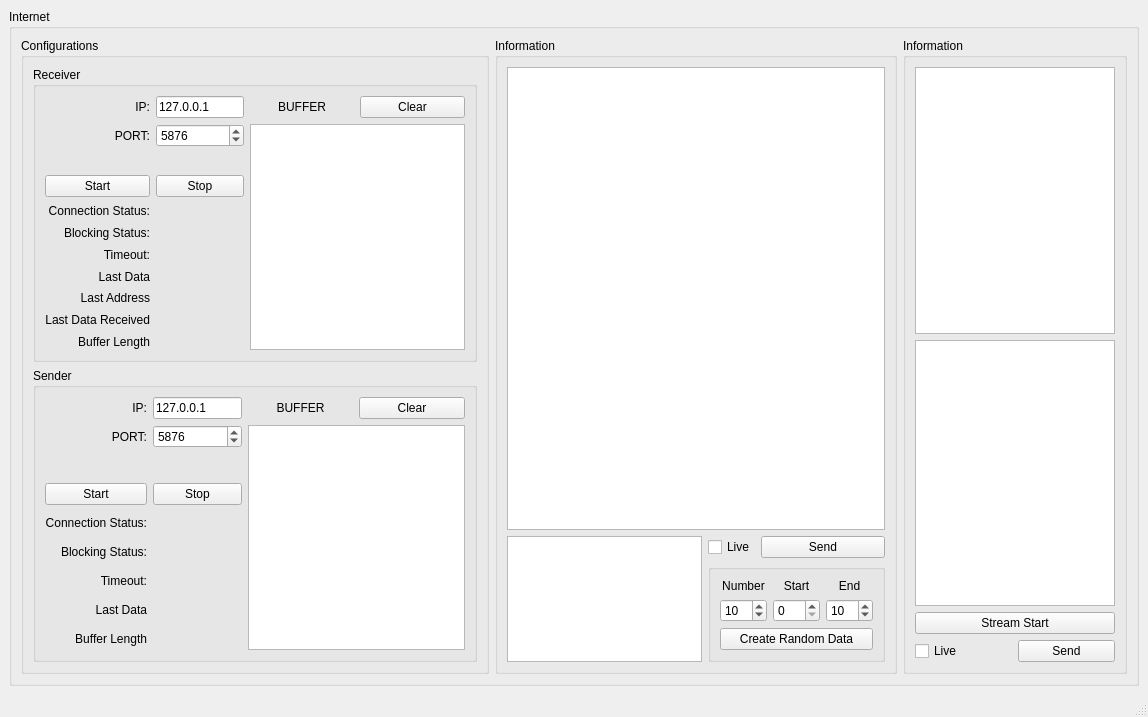
<?xml version="1.0" encoding="UTF-8"?>
<ui version="4.0">
 <class>MainWindow</class>
 <widget class="QMainWindow" name="MainWindow">
  <property name="geometry">
   <rect>
    <x>0</x>
    <y>0</y>
    <width>1148</width>
    <height>717</height>
   </rect>
  </property>
  <property name="windowTitle">
   <string>MainWindow</string>
  </property>
  <widget class="QWidget" name="centralwidget">
   <layout class="QGridLayout" name="gridLayout">
    <item row="0" column="0">
     <widget class="QGroupBox" name="groupBox_Internet_Debug">
      <property name="title">
       <string>Internet</string>
      </property>
      <layout class="QGridLayout" name="gridLayout_23">
       <item row="0" column="1">
        <widget class="QGroupBox" name="groupBox_Information">
         <property name="title">
          <string>Information</string>
         </property>
         <layout class="QGridLayout" name="gridLayout_4">
          <item row="1" column="1">
           <widget class="QCheckBox" name="checkBox_is_Live_Stream_Text">
            <property name="text">
             <string>Live</string>
            </property>
           </widget>
          </item>
          <item row="2" column="1" colspan="4">
           <widget class="QGroupBox" name="groupBox_Random">
            <property name="sizePolicy">
             <sizepolicy hsizetype="Preferred" vsizetype="Maximum">
              <horstretch>0</horstretch>
              <verstretch>0</verstretch>
             </sizepolicy>
            </property>
            <property name="title">
             <string/>
            </property>
            <layout class="QGridLayout" name="gridLayout_5">
             <item row="0" column="2">
              <widget class="QLabel" name="label_Random_End">
               <property name="text">
                <string>End</string>
               </property>
               <property name="alignment">
                <set>Qt::AlignCenter</set>
               </property>
              </widget>
             </item>
             <item row="0" column="1">
              <widget class="QLabel" name="label_Random_Start">
               <property name="text">
                <string>Start</string>
               </property>
               <property name="alignment">
                <set>Qt::AlignCenter</set>
               </property>
              </widget>
             </item>
             <item row="1" column="1">
              <widget class="QSpinBox" name="spinBox_Random_Start_Range">
               <property name="maximum">
                <number>999</number>
               </property>
              </widget>
             </item>
             <item row="1" column="2">
              <widget class="QSpinBox" name="spinBox_Random_End_Range">
               <property name="maximum">
                <number>999</number>
               </property>
               <property name="value">
                <number>10</number>
               </property>
              </widget>
             </item>
             <item row="0" column="0">
              <widget class="QLabel" name="label_Random_Number">
               <property name="text">
                <string>Number</string>
               </property>
               <property name="alignment">
                <set>Qt::AlignCenter</set>
               </property>
              </widget>
             </item>
             <item row="1" column="0">
              <widget class="QSpinBox" name="spinBox_Random_Number">
               <property name="maximum">
                <number>999</number>
               </property>
               <property name="value">
                <number>10</number>
               </property>
              </widget>
             </item>
             <item row="2" column="0" colspan="3">
              <widget class="QPushButton" name="pushButton_Create_Random_Data">
               <property name="text">
                <string>Create Random Data</string>
               </property>
              </widget>
             </item>
            </layout>
           </widget>
          </item>
          <item row="1" column="2" colspan="3">
           <widget class="QPushButton" name="pushButton_Sender_Send_Action">
            <property name="text">
             <string>Send</string>
            </property>
           </widget>
          </item>
          <item row="0" column="0" colspan="5">
           <widget class="QTextEdit" name="textEdit_Receiver_Output">
            <property name="sizePolicy">
             <sizepolicy hsizetype="Expanding" vsizetype="Preferred">
              <horstretch>0</horstretch>
              <verstretch>0</verstretch>
             </sizepolicy>
            </property>
            <property name="readOnly">
             <bool>true</bool>
            </property>
           </widget>
          </item>
          <item row="1" column="0" rowspan="2">
           <widget class="QTextEdit" name="textEdit_Sender_Input">
            <property name="sizePolicy">
             <sizepolicy hsizetype="Expanding" vsizetype="Maximum">
              <horstretch>0</horstretch>
              <verstretch>0</verstretch>
             </sizepolicy>
            </property>
           </widget>
          </item>
         </layout>
        </widget>
       </item>
       <item row="0" column="0">
        <widget class="QGroupBox" name="groupBox_Internet_Configurations">
         <property name="sizePolicy">
          <sizepolicy hsizetype="Maximum" vsizetype="Preferred">
           <horstretch>0</horstretch>
           <verstretch>0</verstretch>
          </sizepolicy>
         </property>
         <property name="title">
          <string>Configurations</string>
         </property>
         <layout class="QGridLayout" name="gridLayout_24">
          <item row="2" column="0" colspan="2">
           <widget class="QGroupBox" name="groupBox_Sender">
            <property name="title">
             <string>Sender</string>
            </property>
            <layout class="QGridLayout" name="gridLayout_2">
             <item row="9" column="1">
              <widget class="QLabel" name="label_Sender_Buffer_Length">
               <property name="maximumSize">
                <size>
                 <width>100</width>
                 <height>16777215</height>
                </size>
               </property>
               <property name="text">
                <string/>
               </property>
               <property name="wordWrap">
                <bool>true</bool>
               </property>
              </widget>
             </item>
             <item row="2" column="1">
              <widget class="QSpinBox" name="spinBox_Sender_Port">
               <property name="minimum">
                <number>1000</number>
               </property>
               <property name="maximum">
                <number>100000</number>
               </property>
               <property name="value">
                <number>5876</number>
               </property>
              </widget>
             </item>
             <item row="1" column="2">
              <widget class="QLabel" name="label_Sender_Buffer">
               <property name="text">
                <string>BUFFER</string>
               </property>
               <property name="alignment">
                <set>Qt::AlignCenter</set>
               </property>
              </widget>
             </item>
             <item row="5" column="0">
              <widget class="QLabel" name="label_Sender_Is_Connection_Ok_2">
               <property name="text">
                <string>Connection Status:</string>
               </property>
               <property name="alignment">
                <set>Qt::AlignRight|Qt::AlignTrailing|Qt::AlignVCenter</set>
               </property>
              </widget>
             </item>
             <item row="1" column="1">
              <widget class="QLineEdit" name="lineEdit_Sender_IP">
               <property name="text">
                <string>127.0.0.1</string>
               </property>
               <property name="maxLength">
                <number>15</number>
               </property>
              </widget>
             </item>
             <item row="9" column="0">
              <widget class="QLabel" name="label_Sender_Buffer_Length_2">
               <property name="text">
                <string>Buffer Length</string>
               </property>
               <property name="alignment">
                <set>Qt::AlignRight|Qt::AlignTrailing|Qt::AlignVCenter</set>
               </property>
              </widget>
             </item>
             <item row="6" column="1">
              <widget class="QLabel" name="label_Sender_Is_Set_Blocking">
               <property name="maximumSize">
                <size>
                 <width>100</width>
                 <height>16777215</height>
                </size>
               </property>
               <property name="text">
                <string/>
               </property>
               <property name="wordWrap">
                <bool>true</bool>
               </property>
              </widget>
             </item>
             <item row="6" column="0">
              <widget class="QLabel" name="label_Sender_Is_Set_Blocking_2">
               <property name="text">
                <string>Blocking Status:</string>
               </property>
               <property name="alignment">
                <set>Qt::AlignRight|Qt::AlignTrailing|Qt::AlignVCenter</set>
               </property>
              </widget>
             </item>
             <item row="7" column="0">
              <widget class="QLabel" name="label_Sender_Timeout_2">
               <property name="text">
                <string>Timeout:</string>
               </property>
               <property name="alignment">
                <set>Qt::AlignRight|Qt::AlignTrailing|Qt::AlignVCenter</set>
               </property>
              </widget>
             </item>
             <item row="1" column="0">
              <widget class="QLabel" name="label_Sender_IP">
               <property name="text">
                <string>IP:</string>
               </property>
               <property name="alignment">
                <set>Qt::AlignRight|Qt::AlignTrailing|Qt::AlignVCenter</set>
               </property>
              </widget>
             </item>
             <item row="8" column="0">
              <widget class="QLabel" name="label_Sender_Data_Last_Sended_2">
               <property name="text">
                <string>Last Data</string>
               </property>
               <property name="alignment">
                <set>Qt::AlignRight|Qt::AlignTrailing|Qt::AlignVCenter</set>
               </property>
              </widget>
             </item>
             <item row="2" column="0">
              <widget class="QLabel" name="label_Sender_Port">
               <property name="text">
                <string>PORT:</string>
               </property>
               <property name="alignment">
                <set>Qt::AlignRight|Qt::AlignTrailing|Qt::AlignVCenter</set>
               </property>
              </widget>
             </item>
             <item row="7" column="1">
              <widget class="QLabel" name="label_Sender_Timeout">
               <property name="maximumSize">
                <size>
                 <width>100</width>
                 <height>16777215</height>
                </size>
               </property>
               <property name="text">
                <string/>
               </property>
               <property name="wordWrap">
                <bool>true</bool>
               </property>
              </widget>
             </item>
             <item row="5" column="1">
              <widget class="QLabel" name="label_Sender_Is_Connection_Ok">
               <property name="maximumSize">
                <size>
                 <width>100</width>
                 <height>16777215</height>
                </size>
               </property>
               <property name="text">
                <string/>
               </property>
               <property name="wordWrap">
                <bool>true</bool>
               </property>
              </widget>
             </item>
             <item row="4" column="1">
              <widget class="QPushButton" name="pushButton_Sender_Stop_Action">
               <property name="text">
                <string>Stop</string>
               </property>
              </widget>
             </item>
             <item row="8" column="1">
              <widget class="QLabel" name="label_Sender_Data_Last_Sended">
               <property name="maximumSize">
                <size>
                 <width>100</width>
                 <height>16777215</height>
                </size>
               </property>
               <property name="text">
                <string/>
               </property>
               <property name="wordWrap">
                <bool>true</bool>
               </property>
              </widget>
             </item>
             <item row="4" column="0">
              <widget class="QPushButton" name="pushButton_Sender_Start_Action">
               <property name="text">
                <string>Start</string>
               </property>
              </widget>
             </item>
             <item row="1" column="3">
              <widget class="QPushButton" name="pushButton_Sender_Buffer_Clear">
               <property name="text">
                <string>Clear</string>
               </property>
              </widget>
             </item>
             <item row="2" column="2" rowspan="8" colspan="2">
              <widget class="QListWidget" name="listWidget_Sender_Buffer">
               <property name="verticalScrollBarPolicy">
                <enum>Qt::ScrollBarAlwaysOff</enum>
               </property>
               <property name="horizontalScrollBarPolicy">
                <enum>Qt::ScrollBarAlwaysOff</enum>
               </property>
              </widget>
             </item>
            </layout>
           </widget>
          </item>
          <item row="1" column="0" colspan="2">
           <widget class="QGroupBox" name="groupBox_Receiver">
            <property name="title">
             <string>Receiver</string>
            </property>
            <layout class="QGridLayout" name="gridLayout_3">
             <item row="10" column="0">
              <widget class="QLabel" name="label_Receiver_Buffer_Length_2">
               <property name="text">
                <string>Buffer Length</string>
               </property>
               <property name="alignment">
                <set>Qt::AlignRight|Qt::AlignTrailing|Qt::AlignVCenter</set>
               </property>
              </widget>
             </item>
             <item row="10" column="1">
              <widget class="QLabel" name="label_Receiver_Buffer_Length">
               <property name="maximumSize">
                <size>
                 <width>100</width>
                 <height>16777215</height>
                </size>
               </property>
               <property name="text">
                <string/>
               </property>
               <property name="wordWrap">
                <bool>true</bool>
               </property>
              </widget>
             </item>
             <item row="4" column="0">
              <widget class="QLabel" name="label_Receiver_Is_Connection_Ok_2">
               <property name="text">
                <string>Connection Status:</string>
               </property>
               <property name="alignment">
                <set>Qt::AlignRight|Qt::AlignTrailing|Qt::AlignVCenter</set>
               </property>
              </widget>
             </item>
             <item row="9" column="1">
              <widget class="QLabel" name="label_Receiver_Data_Last_Received">
               <property name="maximumSize">
                <size>
                 <width>100</width>
                 <height>16777215</height>
                </size>
               </property>
               <property name="text">
                <string/>
               </property>
               <property name="wordWrap">
                <bool>true</bool>
               </property>
              </widget>
             </item>
             <item row="7" column="1">
              <widget class="QLabel" name="label_Receiver_Data_Received">
               <property name="maximumSize">
                <size>
                 <width>100</width>
                 <height>16777215</height>
                </size>
               </property>
               <property name="text">
                <string/>
               </property>
               <property name="wordWrap">
                <bool>true</bool>
               </property>
              </widget>
             </item>
             <item row="7" column="0">
              <widget class="QLabel" name="label_Receiver_Data_Received_2">
               <property name="text">
                <string>Last Data</string>
               </property>
               <property name="alignment">
                <set>Qt::AlignRight|Qt::AlignTrailing|Qt::AlignVCenter</set>
               </property>
              </widget>
             </item>
             <item row="5" column="0">
              <widget class="QLabel" name="label_Receiver_Is_Set_Blocking_2">
               <property name="text">
                <string>Blocking Status:</string>
               </property>
               <property name="alignment">
                <set>Qt::AlignRight|Qt::AlignTrailing|Qt::AlignVCenter</set>
               </property>
              </widget>
             </item>
             <item row="0" column="0">
              <widget class="QLabel" name="label_Receiver_IP">
               <property name="text">
                <string>IP:</string>
               </property>
               <property name="alignment">
                <set>Qt::AlignRight|Qt::AlignTrailing|Qt::AlignVCenter</set>
               </property>
              </widget>
             </item>
             <item row="8" column="0">
              <widget class="QLabel" name="label_Receiver_Address_Last_2">
               <property name="text">
                <string>Last Address</string>
               </property>
               <property name="alignment">
                <set>Qt::AlignRight|Qt::AlignTrailing|Qt::AlignVCenter</set>
               </property>
              </widget>
             </item>
             <item row="0" column="1">
              <widget class="QLineEdit" name="lineEdit_Receiver_IP">
               <property name="text">
                <string>127.0.0.1</string>
               </property>
               <property name="maxLength">
                <number>15</number>
               </property>
              </widget>
             </item>
             <item row="5" column="1">
              <widget class="QLabel" name="label_Receiver_Is_Set_Blocking">
               <property name="maximumSize">
                <size>
                 <width>100</width>
                 <height>16777215</height>
                </size>
               </property>
               <property name="text">
                <string/>
               </property>
               <property name="wordWrap">
                <bool>true</bool>
               </property>
              </widget>
             </item>
             <item row="1" column="0">
              <widget class="QLabel" name="label_Receiver_Port">
               <property name="text">
                <string>PORT:</string>
               </property>
               <property name="alignment">
                <set>Qt::AlignRight|Qt::AlignTrailing|Qt::AlignVCenter</set>
               </property>
              </widget>
             </item>
             <item row="6" column="1">
              <widget class="QLabel" name="label_Receiver_Timeout">
               <property name="maximumSize">
                <size>
                 <width>100</width>
                 <height>16777215</height>
                </size>
               </property>
               <property name="text">
                <string/>
               </property>
               <property name="wordWrap">
                <bool>true</bool>
               </property>
              </widget>
             </item>
             <item row="4" column="1">
              <widget class="QLabel" name="label_Receiver_Is_Connection_Ok">
               <property name="maximumSize">
                <size>
                 <width>100</width>
                 <height>16777215</height>
                </size>
               </property>
               <property name="text">
                <string/>
               </property>
               <property name="wordWrap">
                <bool>true</bool>
               </property>
              </widget>
             </item>
             <item row="8" column="1">
              <widget class="QLabel" name="label_Receiver_Address_Last">
               <property name="maximumSize">
                <size>
                 <width>100</width>
                 <height>16777215</height>
                </size>
               </property>
               <property name="text">
                <string/>
               </property>
               <property name="wordWrap">
                <bool>true</bool>
               </property>
              </widget>
             </item>
             <item row="1" column="1">
              <widget class="QSpinBox" name="spinBox_Receiver_Port">
               <property name="minimum">
                <number>1000</number>
               </property>
               <property name="maximum">
                <number>100000</number>
               </property>
               <property name="value">
                <number>5876</number>
               </property>
              </widget>
             </item>
             <item row="6" column="0">
              <widget class="QLabel" name="label_Receiver_Timeout_2">
               <property name="text">
                <string>Timeout:</string>
               </property>
               <property name="alignment">
                <set>Qt::AlignRight|Qt::AlignTrailing|Qt::AlignVCenter</set>
               </property>
              </widget>
             </item>
             <item row="9" column="0">
              <widget class="QLabel" name="label_Receiver_Data_Last_Received_2">
               <property name="text">
                <string>Last Data Received</string>
               </property>
               <property name="alignment">
                <set>Qt::AlignRight|Qt::AlignTrailing|Qt::AlignVCenter</set>
               </property>
              </widget>
             </item>
             <item row="0" column="2">
              <widget class="QLabel" name="label_Receiver_Buffer">
               <property name="text">
                <string>BUFFER</string>
               </property>
               <property name="alignment">
                <set>Qt::AlignCenter</set>
               </property>
              </widget>
             </item>
             <item row="3" column="0">
              <widget class="QPushButton" name="pushButton_Receiver_Start_Action">
               <property name="text">
                <string>Start</string>
               </property>
              </widget>
             </item>
             <item row="3" column="1">
              <widget class="QPushButton" name="pushButton_Receiver_Stop_Action">
               <property name="text">
                <string>Stop</string>
               </property>
              </widget>
             </item>
             <item row="0" column="3">
              <widget class="QPushButton" name="pushButton_Receiver_Buffer_Clear">
               <property name="text">
                <string>Clear</string>
               </property>
              </widget>
             </item>
             <item row="1" column="2" rowspan="10" colspan="2">
              <widget class="QListWidget" name="listWidget_Receiver_Buffer">
               <property name="verticalScrollBarPolicy">
                <enum>Qt::ScrollBarAlwaysOff</enum>
               </property>
               <property name="horizontalScrollBarPolicy">
                <enum>Qt::ScrollBarAlwaysOff</enum>
               </property>
              </widget>
             </item>
            </layout>
           </widget>
          </item>
         </layout>
        </widget>
       </item>
       <item row="0" column="2">
        <widget class="QGroupBox" name="groupBox_Information_Stream">
         <property name="title">
          <string>Information</string>
         </property>
         <layout class="QGridLayout" name="gridLayout_26">
          <item row="1" column="0" colspan="2">
           <widget class="Graphics_View" name="graphicsView_Stream">
            <property name="minimumSize">
             <size>
              <width>200</width>
              <height>200</height>
             </size>
            </property>
            <property name="mouseTracking">
             <bool>true</bool>
            </property>
            <property name="verticalScrollBarPolicy">
             <enum>Qt::ScrollBarAlwaysOff</enum>
            </property>
            <property name="horizontalScrollBarPolicy">
             <enum>Qt::ScrollBarAlwaysOff</enum>
            </property>
           </widget>
          </item>
          <item row="0" column="0" colspan="2">
           <widget class="Graphics_View" name="graphicsView_Camera">
            <property name="minimumSize">
             <size>
              <width>200</width>
              <height>200</height>
             </size>
            </property>
            <property name="mouseTracking">
             <bool>true</bool>
            </property>
            <property name="verticalScrollBarPolicy">
             <enum>Qt::ScrollBarAlwaysOff</enum>
            </property>
            <property name="horizontalScrollBarPolicy">
             <enum>Qt::ScrollBarAlwaysOff</enum>
            </property>
           </widget>
          </item>
          <item row="3" column="1">
           <widget class="QPushButton" name="pushButton_Send_Snapshot">
            <property name="text">
             <string>Send</string>
            </property>
           </widget>
          </item>
          <item row="3" column="0">
           <widget class="QCheckBox" name="checkBox_is_Live_Stream_Image">
            <property name="text">
             <string>Live</string>
            </property>
           </widget>
          </item>
          <item row="2" column="0" colspan="2">
           <widget class="QPushButton" name="pushButton_Stream_Start">
            <property name="text">
             <string>Stream Start</string>
            </property>
           </widget>
          </item>
         </layout>
        </widget>
       </item>
      </layout>
     </widget>
    </item>
   </layout>
  </widget>
  <widget class="QMenuBar" name="menubar">
   <property name="geometry">
    <rect>
     <x>0</x>
     <y>0</y>
     <width>1148</width>
     <height>26</height>
    </rect>
   </property>
  </widget>
  <widget class="QStatusBar" name="statusbar"/>
 </widget>
 <customwidgets>
  <customwidget>
   <class>Graphics_View</class>
   <extends>QGraphicsView</extends>
   <header location="global">constructor_ui</header>
  </customwidget>
 </customwidgets>
 <resources/>
 <connections/>
</ui>
